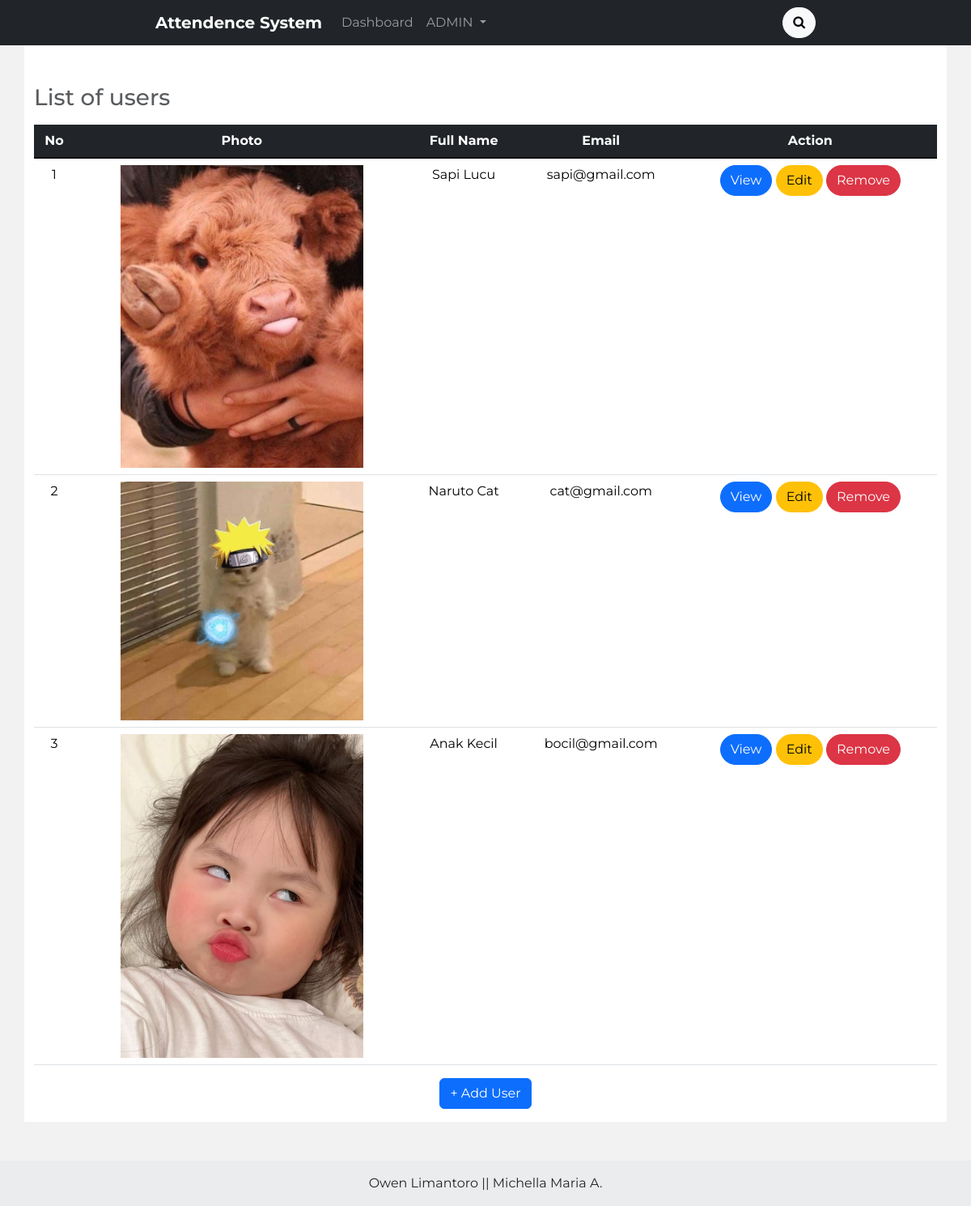
The page / on the database its author committed.
### tables this page shows
CREATE TABLE `users` (
  `id` varchar(11) NOT NULL,
  `picture` varchar(50) NOT NULL,
  `first_name` varchar(15) NOT NULL,
  `last_name` varchar(15) NOT NULL,
  `email` varchar(255) NOT NULL,
  `bio` varchar(300) DEFAULT '-',
  `password` varchar(100) NOT NULL
);

### database/database.php (called while the page is built, shortened)
<?php
function connectToDB()
{
    $servername = "localhost";
    $username = "root";
    $password = "";
    $dbName = "attendance_database";
    $dataSourceName = "mysql:host=" . $servername . ";dbname=" . $dbName;
    try{
        $conn = new PDO($dataSourceName, $username, $password);
        return $conn;
    }
    catch(PDOException $e){
        echo $e->getMessage();
        return null;
    }
}
function getAllUsers()
{
    $conn = connectToDB();
    $stmt = $conn -> query("SELECT * FROM users");
    $users = [];
    while($user = $stmt -> fetch(PDO::FETCH_ASSOC)){
        array_push($users, $user);
    }
    return $users;
}

### index.php (the view, shortened to what this page needs)
<?php
  require_once 'database/database.php';
  $users = getAllUsers();
?>
<!DOCTYPE html>
<html lang="en">
<head>
    <link rel="stylesheet" href="style2.css">
    <link href="https://cdn.jsdelivr.net/npm/bootstrap@5.3.2/dist/css/bootstrap.min.css" rel="stylesheet">
    <link rel="stylesheet" href="https://cdnjs.cloudflare.com/ajax/libs/font-awesome/4.7.0/css/font-awesome.min.css">
</head>
<body class="d-flex flex-column min-vh-100" style="background-color:#f2f2f2">
<nav class="navbar navbar-expand-lg fixed-top navbar-dark bg-dark" >
  <div class="container-fluid" style="padding-left: 16%; padding-right: 16%; display: flex; justify-content: space-between; align-items: center;">
    <a class="navbar-brand fw-bold">Attendence System</a>
    <div class="collapse ms-auto navbar-collapse" id="navbarSupportedContent">
      <ul class="navbar-nav me-auto mb-2 mb-lg-0">
        <li class="nav-item">
          <a class="nav-link ms-auto" aria-current="page" href="index.php">Dashboard</a>
        </li>
        <li class="nav-item dropdown">
          <a class="nav-link dropdown-toggle" href="#" id="navbarDropdown" role="button" data-bs-toggle="dropdown" aria-expanded="false">
            ADMIN
          </a>
        </li>
      </ul>
      <form class="d-flex ms-auto" style="max-width: 300px;" role="search" method="GET" action="">
        <button class="btn btn-light ms-auto" style="border-radius: 20px;" type="button" id="searchIcon"><i class="fa fa-search" aria-hidden="false"></i>
        </button>
      </form>
    </div>
  </div>
</nav>
    <div class="container my-5" style="background-color: rgb(255, 255, 255); width: 98%; color: black; overflow-x: auto; margin-left: auto; margin-right: auto;">
      <table class="table table-hover caption-top" style="min-width: auto;">
            <br><br>
            <caption><h3>List of users</h3></caption>
            <thead class="table-dark" style="text-align: center;">
                <tr>
                    <th scope="col" style="width: 50px;">No</th>
                    <th scope="col">Photo</th>
                    <th scope="col">Full Name</th>
                    <th scope="col">Email</th>
                    <th scope="col">Action</th>
                </tr>
            </thead>
            <tbody class="table-group-divider" style="text-align: center; width: auto">
                <?php $num = 1 ?>
                <?php foreach ($users as $user):?>
                    <tr>
                        <td scope="row"><?= $num++?></td>
                        <td class="align-middle">
                            <img src="<?= 'img/' . $user["picture"] ?>" alt="" style="width: 300px;">
                        </td>
                        <td style="min-width: auto;"> <?= $user["first_name"], " ",  $user['last_name'] ?> </td>
                        <td> <?= $user["email"] ?></td>
                        <td>
                            <div class="d-grid gap-2 d-md-block">
                                <button class="btn btn-primary rounded-5" type="button" onclick="openModal('popupView<?= $num?>')">View</button>
                                <button class="btn btn-warning rounded-5" type="button" onclick="openModal('editView<?=$num?>')">Edit</button>
                                <button class="btn btn-danger rounded-5" type="button" onclick="openModal('warningRemove<?=$num?>')">Remove</button>
                            </div>
                        </td>
                    </tr>
                <?php endforeach; ?>
            </tbody>
        </table>
        <div class="container my-3 text-center">
            <button class="btn btn-primary" type="button" onclick="openModal('addView')"> + Add User </button>
        </div>
    </div>
</body>
<footer class="bg-body-tertiary text-center mt-auto">
    <div class="text-center p-3" style="background-color: rgba(0, 0, 0, 0.05);">
        Owen Limantoro || Michella Maria A.
    </div>
</footer>
</html>

### style2.css (style rules this page uses)
* { font-family: 'Montserrat'; }

### index.php (style rules this page uses)
.container { margin-top: 20px; }

### rows shown on the page
users: picture (picture), first_name "Sapi", last_name "Lucu", email "sapi@gmail.com"
users: picture (picture), first_name "Naruto", last_name "Cat", email "cat@gmail.com"
users: picture (picture), first_name "Anak", last_name "Kecil", email "bocil@gmail.com"
